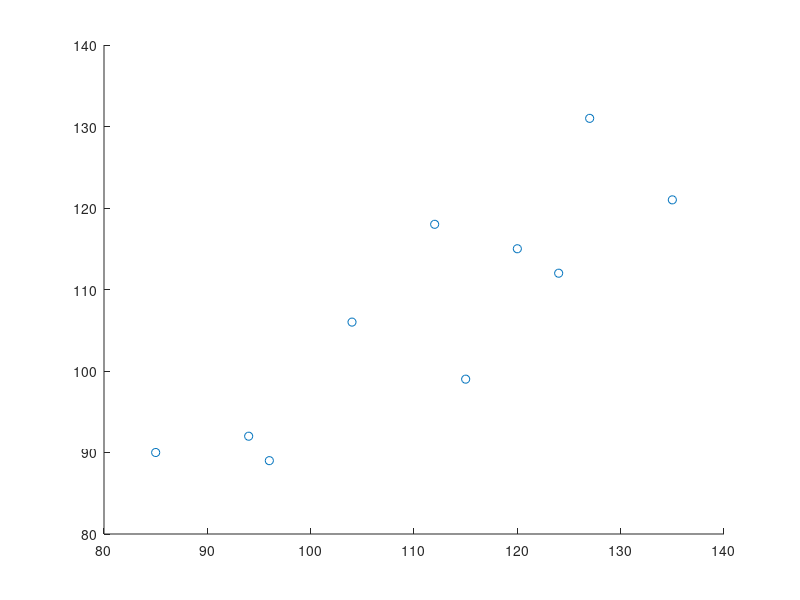

Reproduce this figure in MATLAB.
function f = problem4()
miq = [135; 127; 124; 120; 115; 112; 104; 96; 94; 85];
diq = [121; 131; 112; 115; 99; 118; 106; 89; 92; 90];

%a
scatter(miq,diq)
%b
covariance = cov(miq,diq)
corr_coff =  corrcoef(miq,diq)
%c
%Each mother's daughter has an IQ similar to her mother